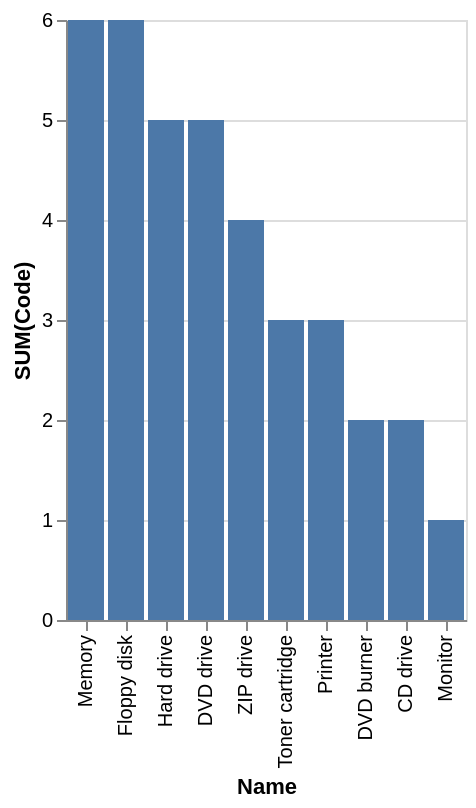

Here is the Vega-Lite specification saved for this chart:
### Vega-Lite specification from a JSON file in a GitHub repository (floating-point values rounded to 4 significant figures)
{"data": {"values": [{"x_data": "Memory", "y_data": 6}, {"x_data": "Floppy disk", "y_data": 6}, {"x_data": "Hard drive", "y_data": 5}, {"x_data": "DVD drive", "y_data": 5}, {"x_data": "ZIP drive", "y_data": 4}, {"x_data": "Toner cartridge", "y_data": 3}, {"x_data": "Printer", "y_data": 3}, {"x_data": "DVD burner", "y_data": 2}, {"x_data": "CD drive", "y_data": 2}, {"x_data": "Monitor", "y_data": 1}]}, "mark": "bar", "encoding": {"x": {"field": "x_data", "type": "nominal", "title": "Name", "sort": {"op": "sum", "field": "y_data", "order": "descending"}}, "y": {"field": "y_data", "type": "quantitative", "title": "SUM(Code)"}}}
